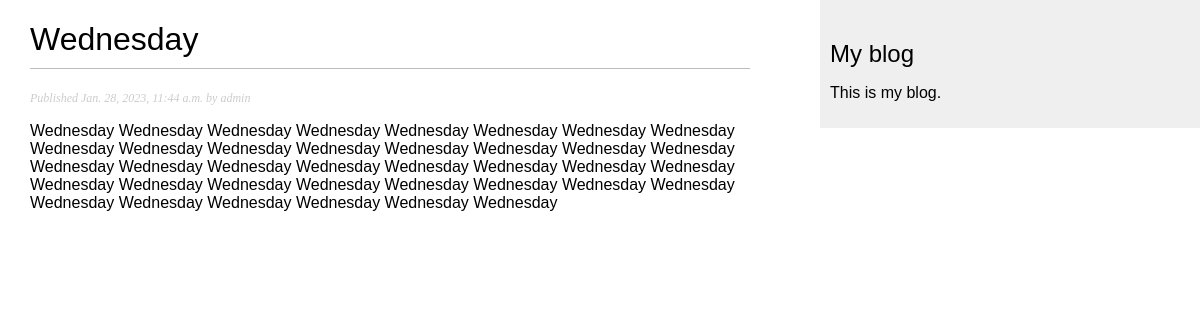
Screenshot of /blog/2023/1/28/wednesday/ with the database file from the repository.
### blog/models.py (models this page shows, shortened)
class Post(models.Model):
    class Status(models.TextChoices):
        DRAFT = 'DF', 'Draft'
        PUBLISHED = 'PB', 'Published'
    title = models.CharField(max_length=250)
    slug = models.SlugField(max_length=250,
                            unique_for_date='publish')
    author = models.ForeignKey(User,
                               on_delete=models.CASCADE,
                               related_name='blog_posts')
    body = models.TextField()
    publish = models.DateTimeField(default=timezone.now)
    created = models.DateTimeField(auto_now_add=True)
    updated = models.DateTimeField(auto_now=True)
    status = models.CharField(max_length=2,
                              choices=Status.choices,
                              default=Status.DRAFT)
    objects = models.Manager()
    published = PublishedManager()
    class Meta:
        ordering = ['-publish']
        indexes = [
            models.Index(fields=['-publish']),
        ]

### blog/views.py (the view)
def post_detail(request, year, month, day, post):
    post = get_object_or_404(Post,
                             status=Post.Status.PUBLISHED,
                             slug=post,
                             publish__year=year,
                             publish__month=month,
                             publish__day=day)
    return render(request,
                  'blog/post/detail.html',
                  {'post': post})

### blog/templates/blog/post/detail.html (shortened to what this page needs)
{% extends "blog/base.html" %}
{% block content %}
    <h1>{{ post.title }}</h1>
    <p class="date">
        Published {{ post.publish }} by {{ post.author }}
    </p>
    {{ post.body|linebreaks }}
{% endblock %}

### blog/static/css/blog.css (style rules this page uses)
body { margin:0; padding:0; font-family:helvetica, sans-serif; }
h1 { font-weight:normal; border-bottom:1px solid #bbb; padding:0 0 10px 0; }
p.date { color:#ccc; font-family: georgia, serif; font-size: 12px; font-style: italic; }

### rows the page displays
Post: title "Wednesday", publish "Jan. 28, 2023, 11:44 a.m.", author "admin", body "Wednesday Wednesday Wednesday Wednesday Wednesday Wednesday Wednesday Wednesday Wednesday Wednesday Wednesday Wednesday Wednesday Wednesday Wednesday Wednesday Wednesday Wednesday Wednesday Wednesday Wednesday Wednesday Wednesday Wednesday Wednesday Wednesday Wednesday Wednesday Wednesday Wednesday Wednesday Wednesday Wednesday Wednesday Wednesday Wednesday Wednesday Wednesday"
